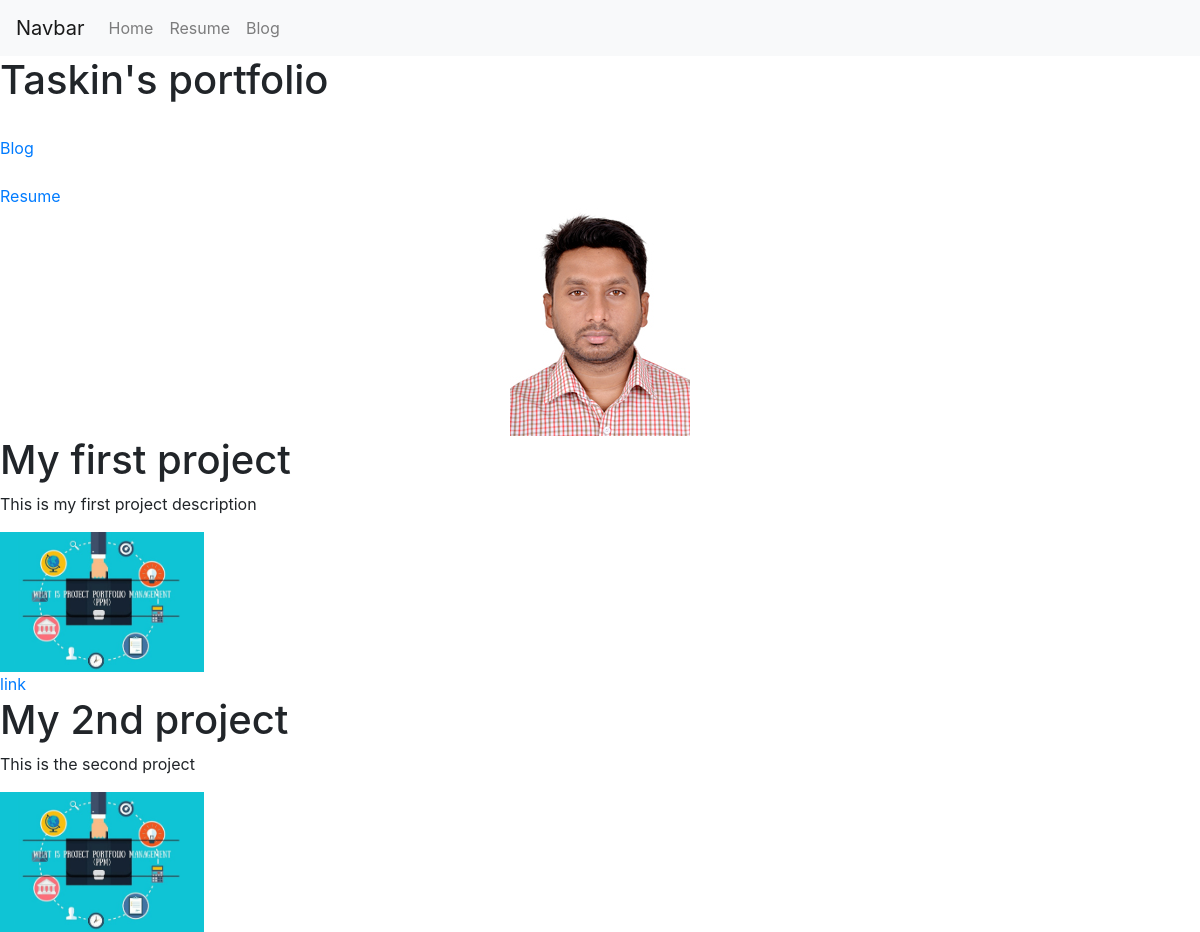
The page / on the database its author committed.
### myportfolio/models.py (models this page shows, shortened)
class Project(models.Model):
    title = models.CharField(max_length =100)
    description = models.CharField(max_length =100)
    image=models.ImageField(upload_to='portfolio/images/')
    url =models.URLField(blank=True)

### myportfolio/views.py (the view)
# urls.py: path('',views.homepage,name="homepage"),
def homepage(request):
    projects = Project.objects.all()
    return render(request,'myportfolio/home.html',{'projects':projects})

### templates/myportfolio/home.html
{% extends 'base.html' %}
{% block content %}
{% load static %}
    <h1>Taskin's portfolio</h1>
    <br><a href="{% url 'blog:blog_home' %}">Blog</a></br>
    <br><a href="{%static 'taskinur_rahman.pdf' %}"> Resume </a></br>
    <center><img src ="{% static 'images/taskin.jpg' %}"></center>
    {% for project in projects %}
    <h1>{{project.title}}</h1>
    <p>{{project.description}}</p>
    <img src="{{project.image.url}}" height=140,width=160>
    {% if project.url %}
    <br><a href="{{project.url}}">link</a></br>
    {% endif %}
    {% endfor %}
{% endblock %}

### templates/base.html (shortened to what this page needs)
{% load static %}
<!doctype html>
<html lang="en">
  <head>
    <link rel="stylesheet" href="https://stackpath.bootstrapcdn.com/bootstrap/4.4.1/css/bootstrap.min.css">
    <link rel="stylesheet" href="{% static 'style.css'%}">
  </head>
  <body>
    <nav class="navbar navbar-expand-lg navbar-light bg-light">
        <a class="navbar-brand" href="#">Navbar</a>
        <div class="navbar-collapse collapse w-100 order-3 dual-collapse2" id="navbarSupportedContent">
          <ul class="navbar-nav mr-auto">
            <li class="nav-item">
              <a class="nav-link" href="{% url 'myportfolio:homepage' %}">Home</a>
            </li>
            <li class="nav-item">
              <a class="nav-link" href="{%static 'taskinur_rahman.pdf' %}">Resume</a>
            </li>
            <li class="nav-item">
              <a class="nav-link" href="{% url 'blog:blog_home' %}">Blog</a>
            </li>
          </ul>
        </div>
      </nav>
      {% block content %}
       {% endblock %}
  </body>
</html>

### rows shown on the page
Project: title "My first project", description "This is my first project description", image (picture)
Project: title "My 2nd project", description "This is the second project", image (picture)
